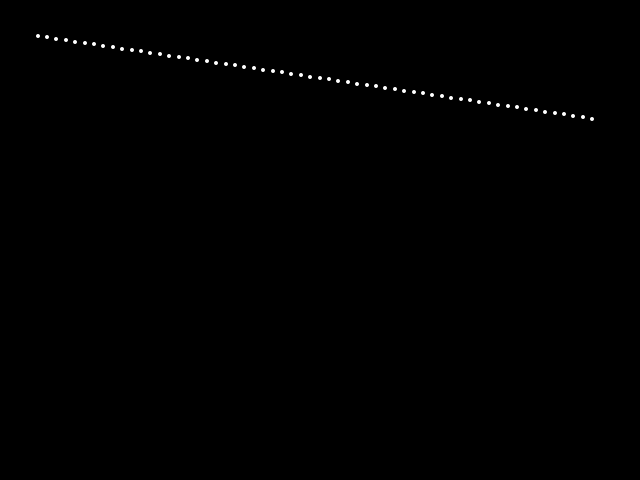
Frame 1 (no input)
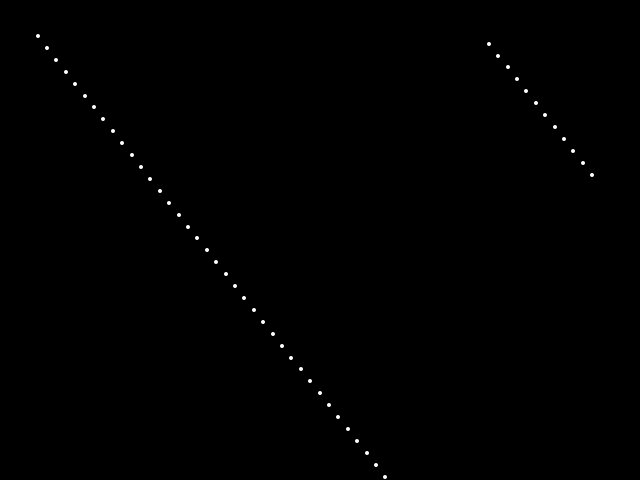
Frame 60 (the mouse pressed at the canvas centre just before this capture)
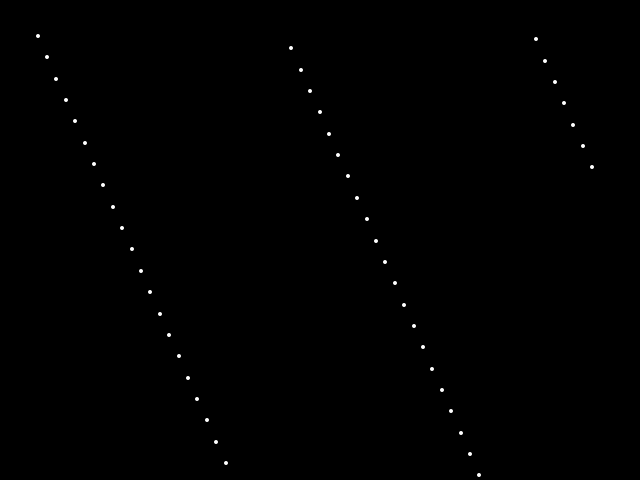
Frame 120 (the mouse held since frame 60 and released just before this capture)

The Processing sketch that drew these frames (run headless with seeded random() and noise(); from frame 60 on, the mouse is pressed at the canvas centre):

// Processing sketch: processing_1271
// ── processing_1271.pde

// Transcription of program columnA
// originally prepared by Paul Rother for John Whitney for his book "Digital Harmony"
// ported by Jim Bumgardner
 
static float deg=PI/180;
 
float stepstart = 0,
      stepend = 1/60.0,
      xleft = 38,
      ybottom = 36;
 

int  npoints = 60,
     nframes = 30; // 170;
 
void setup()
{
  size(640, 480);
  // framerate(10);
  noStroke();
  fill(255);
}
 
void draw()
{
  int ilength = width-76;
  background(0); // erase
  float ftime = millis()*.001;
  float step = stepstart + (ftime * (stepend - stepstart));
 
  for (int point = 0; point < npoints; ++point)
  {
    float x = xleft + ilength * point/(float)npoints;
    float y = ilength * point * step;
    y = ybottom + ( Math.round(y) % ilength );
    ellipse((int) x, (int) y, 4, 4);
    // set((int) x, (int) y, color(255));
  }
}
